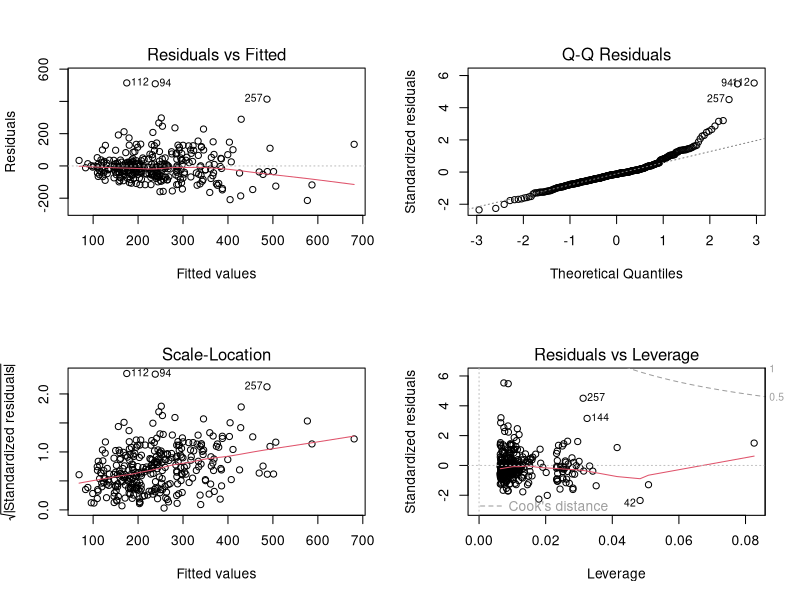
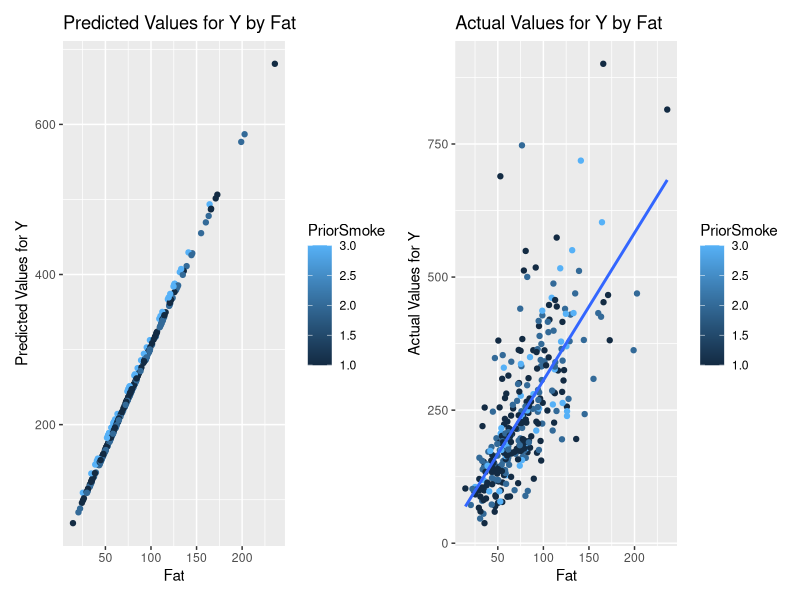
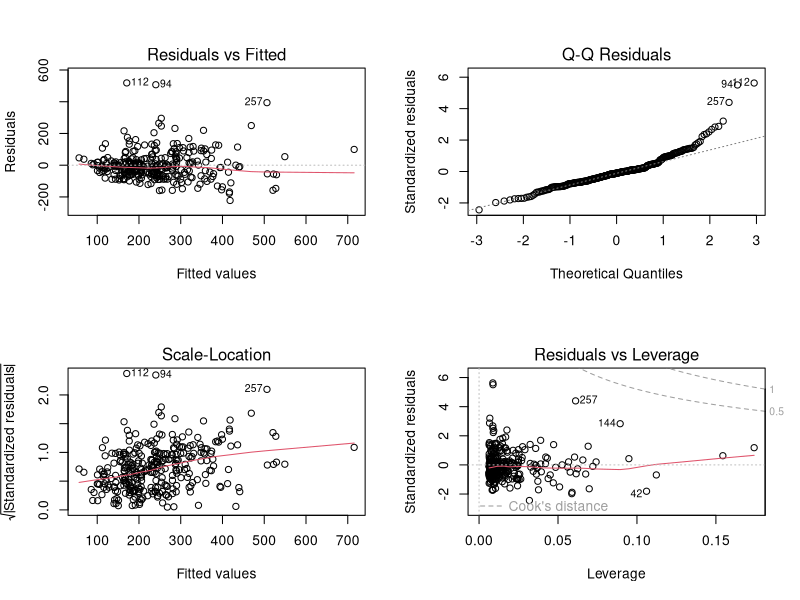
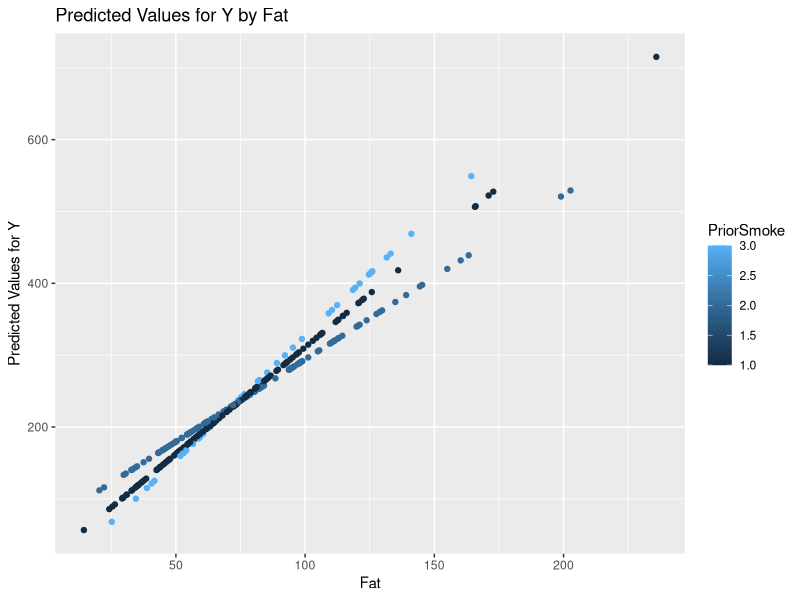
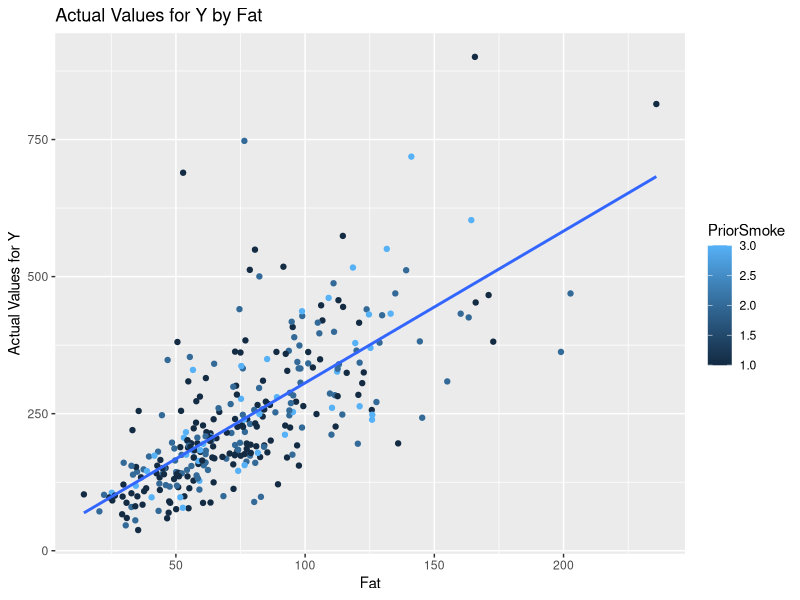
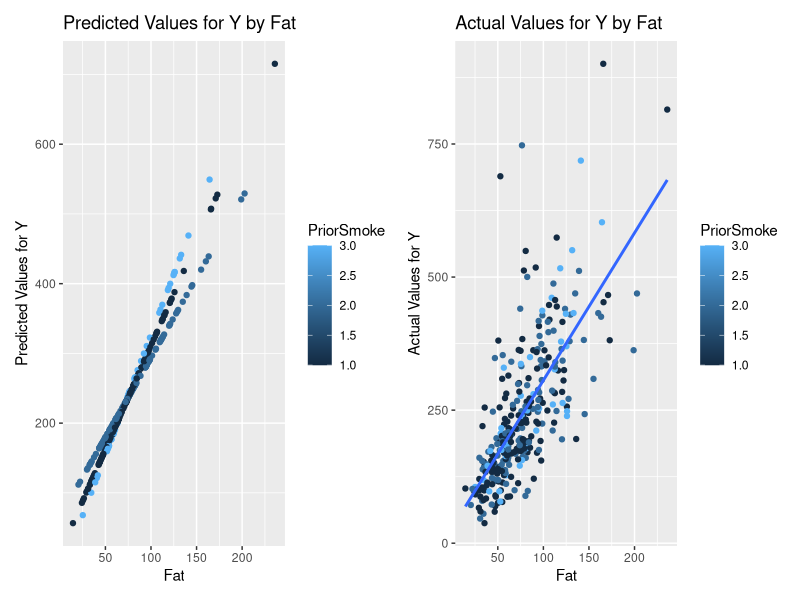
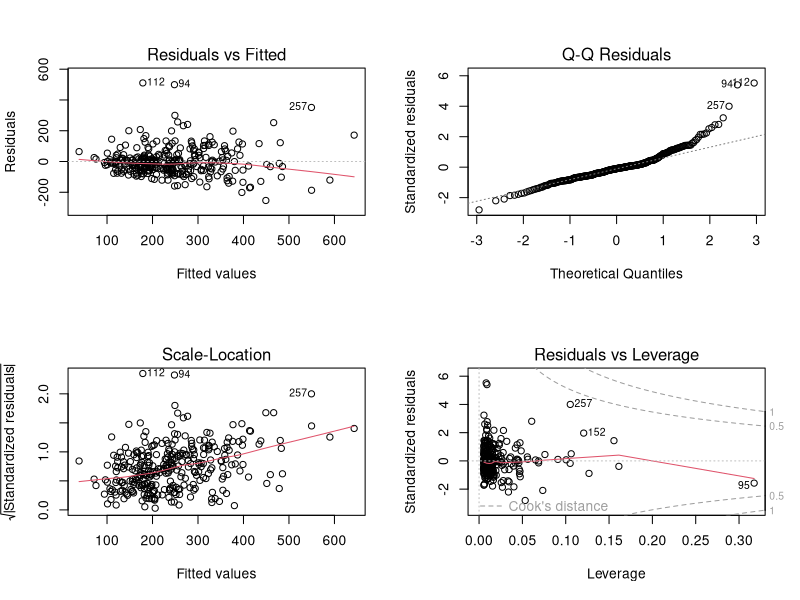
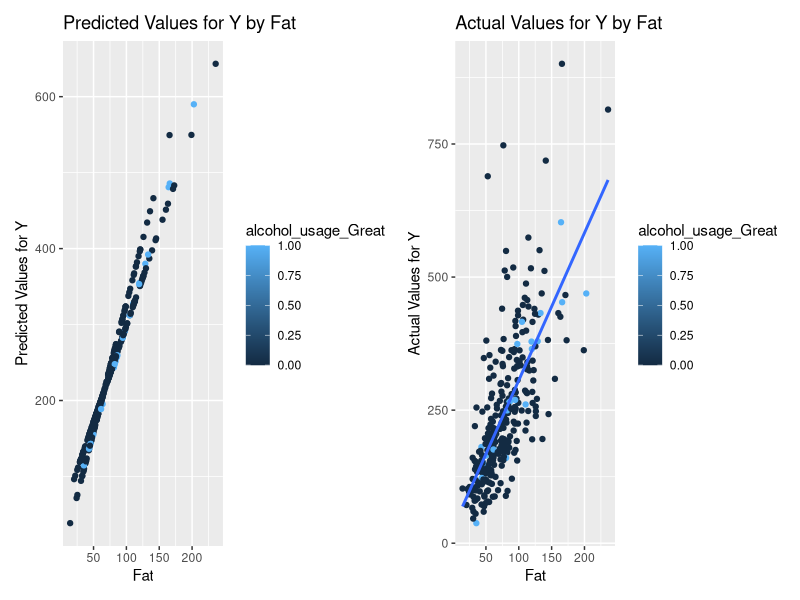

The R source for these figures, in order:
#Load XLS
library(readxl)
library(ggplot2) # For data visualization
library(dplyr) # For data manipulation
library(GGally) # For pairwise plots
library(tidyr) # For handling missing values visualization
library(plyr)
library(fastDummies)
library(patchwork)
#install.packages('fastDummies')
#Load data.xls in current folder
data <- read_excel("NutritionStudy.xls")


#Recode Smoke to 1 if yes, 0 if no
data$Smoke <- ifelse(data$Smoke == "Yes", 1, 0)

#Gender male = 0 female = 1
data$Gender <- ifelse(data$Gender == "Male", 1, 0)

#VitamanUse get all unique variables
unique(data$VitaminUse)
#"Regular"    "Occasional" "No" 

#Create Dummies for VitaminUse
data <- dummy_cols(data, select_columns = "VitaminUse")
#Create Dummies for PriorSmoke
data <- dummy_cols(data, select_columns = "PriorSmoke")

#Drop the original columns
#data <- data[, !(names(data) %in% c("VitaminUse", "PriorSmoke"))]

#If Alcohol = 0 None, if 0-10 moderate, if >= 10 great
data$alcohol_usage <- ifelse(data$Alcohol == 0, "None", ifelse(data$Alcohol <= 10, "Moderate", "Great"))

#Now dummies
data <- dummy_cols(data, select_columns = "alcohol_usage")

#Drop Alcohol
#data <- data[, !(names(data) %in% c("Alcohol", "alcohol_usage"))]

#Descriptive statistics by PriorSmoke

# Descriptive statistics by PRIORSMOKE, mean Cholesterol
priorSmoke_stats <- data %>%
  group_by(PriorSmoke)

#Summarizing the meand and SD of Cholesterol
priorSmoke_stats <- priorSmoke_stats %>%
  summarise(meanCholesterol = mean(Cholesterol, na.rm = TRUE),
            sdCholesterol = sd(Cholesterol, na.rm = TRUE))
#Anova test
anova_test <- aov(Cholesterol ~ PriorSmoke, data = data)
summary(anova_test)

#2
#Predicting Cholesterol as our Y variable using PriorSmoke_1, PriorSmoke_2, PriorSmoke_3

model1 <- lm(Cholesterol ~ PriorSmoke_1 + PriorSmoke_2, data = data)
summary(model1)

#3

model2 <- lm(Cholesterol ~ PriorSmoke_1 + PriorSmoke_2 + Fat, data = data)
summary(model2)

#Diagnostic plots
par(mfrow=c(2,2))
plot(model2)

#Influence measures
influence_measures <- influence.measures(model2)

#4


#Predicted values for Y
data$predicted_values <- predict(model2)


par(mfrow=c(1,2))
#Scatterplot
scatterplot_ <- ggplot(data, aes(x = Fat, y = predicted_values, color = PriorSmoke)) +
  geom_point() +
  labs(title = "Predicted Values for Y by Fat", x = "Fat", y = "Predicted Values for Y")

#Add line
lineplot_ <- ggplot(data, aes(x = Fat, y = Cholesterol, color = PriorSmoke)) +
  geom_point() +
  geom_smooth(method = "lm", se = FALSE) +
  labs(title = "Actual Values for Y by Fat", x = "Fat", y = "Actual Values for Y")

#Adding the two together
scatterplot_ + lineplot_

#5

#Create new product variables
data$PriorSmoke_1_Fat <- data$PriorSmoke_1 * data$Fat
data$PriorSmoke_2_Fat <- data$PriorSmoke_2 * data$Fat

#Unequal slopes model
model3 <- lm(Cholesterol ~ PriorSmoke_1 + PriorSmoke_2 + Fat + PriorSmoke_1_Fat + PriorSmoke_2_Fat, data = data)

#Fit
summary(model3)

#diagnostic plots
par(mfrow=c(2,2))
plot(model3)

#6
#Use Model 3 to obtain predicted values.   Plot the predicted values
#for CHOLESTEROL (Y) by FAT(X).  Discuss what you see in this graph.

data_predicted_values <- predict(model3)
data$predicted_values_m3 <- data_predicted_values

#Plot
scatterplot_m3 <- ggplot(data, aes(x = Fat, y = predicted_values_m3, color = PriorSmoke)) +
  geom_point() +
  labs(title = "Predicted Values for Y by Fat", x = "Fat", y = "Predicted Values for Y")

#Add line
lineplot_m3 <- ggplot(data, aes(x = Fat, y = Cholesterol, color = PriorSmoke)) +
  geom_point() +
  geom_smooth(method = "lm", se = FALSE) +
  labs(title = "Actual Values for Y by Fat", x = "Fat", y = "Actual Values for Y")

scatterplot_m3
lineplot_m3

scatterplot_m3 + lineplot_m3

#7

#Nested F-test

nested_f_test <- anova(model2, model3)
print(nested_f_test)

#8
#Lets do the same thing with alcohol usage


alcohol_usage_stats <- data %>%
  group_by(alcohol_usage_Great, alcohol_usage_Moderate) %>%
  summarise(meanCholesterol = mean(Cholesterol, na.rm = TRUE),
            sdCholesterol = sd(Cholesterol, na.rm = TRUE))

# Basic Model - Predicting Cholesterol using alcohol usage levels
model_alcohol1 <- lm(Cholesterol ~ alcohol_usage_Great + alcohol_usage_Moderate, data = data)
summary(model_alcohol1)

# Extended Model - Adding another variable (e.g., Fat) to the model
model_alcohol2 <- lm(Cholesterol ~ alcohol_usage_Great + alcohol_usage_Moderate + Fat, data = data)
summary(model_alcohol2)


#Interaction terms
data$alcohol_usage_Great_Fat <- data$alcohol_usage_Great * data$Fat
data$alcohol_usage_Moderate_Fat <- data$alcohol_usage_Moderate * data$Fat

model_alcohol3 <- lm(Cholesterol ~ alcohol_usage_Great + alcohol_usage_Moderate + Fat + alcohol_usage_Great_Fat + alcohol_usage_Moderate_Fat, data = data)
summary(model_alcohol3)

# Diagnostic plots for the extended model with interactions
par(mfrow=c(2,2))
plot(model_alcohol3)

#predicted values
data$predicted_values_alcohol <- predict(model_alcohol3)

#plot predicted vs actual
scatterplot_alcohol <- ggplot(data, aes(x = Fat, y = predicted_values_alcohol, color = alcohol_usage_Great)) +
  geom_point() +
  labs(title = "Predicted Values for Y by Fat", x = "Fat", y = "Predicted Values for Y")

#actual
lineplot_alcohol <- ggplot(data, aes(x = Fat, y = Cholesterol, color = alcohol_usage_Great)) +
  geom_point() +
  geom_smooth(method = "lm", se = FALSE) +
  labs(title = "Actual Values for Y by Fat", x = "Fat", y = "Actual Values for Y")

scatterplot_alcohol + lineplot_alcohol



nested_f_test_alcohol <- anova(model_alcohol2, model_alcohol3)
print(nested_f_test_alcohol)
